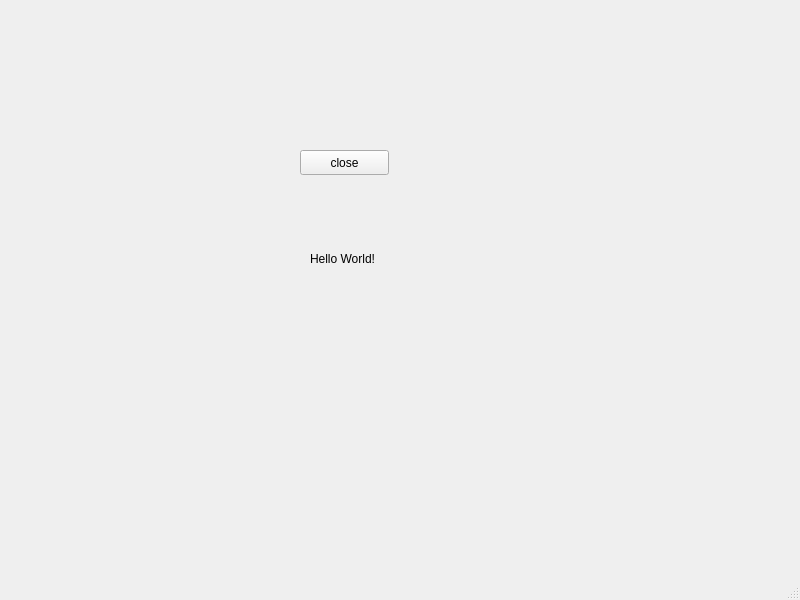
<?xml version="1.0" encoding="UTF-8"?>
<ui version="4.0">
 <class>MainWindow</class>
 <widget class="QMainWindow" name="MainWindow">
  <property name="geometry">
   <rect>
    <x>0</x>
    <y>0</y>
    <width>800</width>
    <height>600</height>
   </rect>
  </property>
  <property name="windowTitle">
   <string>MainWindow</string>
  </property>
  <widget class="QWidget" name="centralwidget">
   <widget class="QLabel" name="label">
    <property name="geometry">
     <rect>
      <x>310</x>
      <y>250</y>
      <width>111</width>
      <height>17</height>
     </rect>
    </property>
    <property name="text">
     <string>Hello World!</string>
    </property>
   </widget>
   <widget class="QPushButton" name="pushButton">
    <property name="geometry">
     <rect>
      <x>300</x>
      <y>150</y>
      <width>89</width>
      <height>25</height>
     </rect>
    </property>
    <property name="text">
     <string>close</string>
    </property>
   </widget>
  </widget>
  <widget class="QMenuBar" name="menubar">
   <property name="geometry">
    <rect>
     <x>0</x>
     <y>0</y>
     <width>800</width>
     <height>28</height>
    </rect>
   </property>
  </widget>
  <widget class="QStatusBar" name="statusbar"/>
 </widget>
 <resources/>
 <connections>
  <connection>
   <sender>pushButton</sender>
   <signal>clicked()</signal>
   <receiver>MainWindow</receiver>
   <slot>close()</slot>
   <hints>
    <hint type="sourcelabel">
     <x>365</x>
     <y>187</y>
    </hint>
    <hint type="destinationlabel">
     <x>483</x>
     <y>113</y>
    </hint>
   </hints>
  </connection>
 </connections>
</ui>
